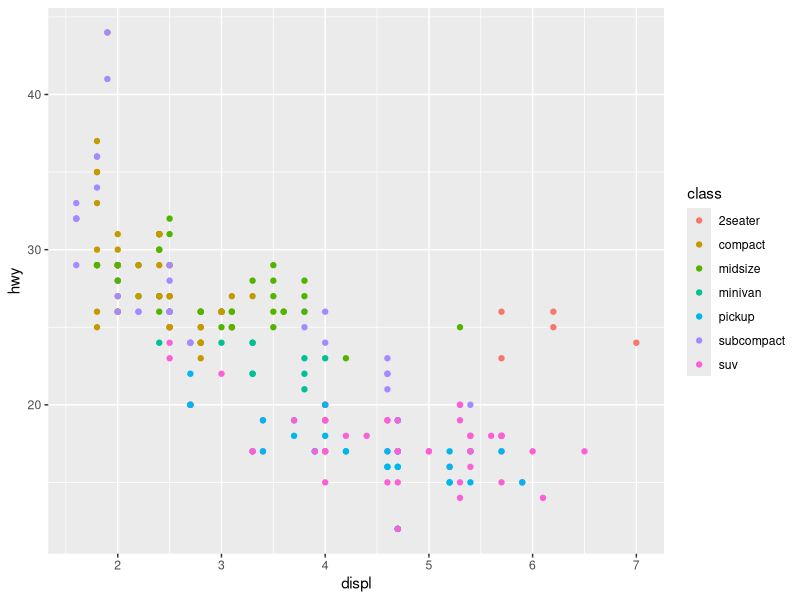
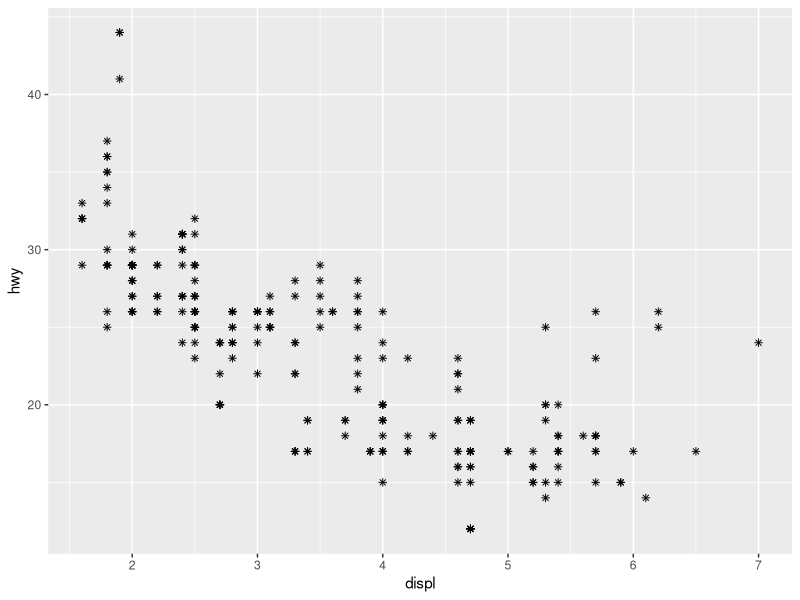
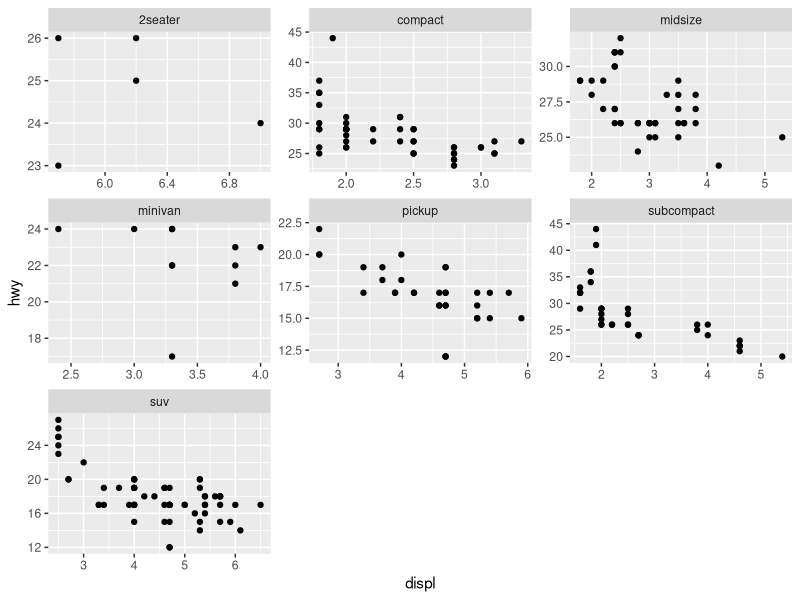
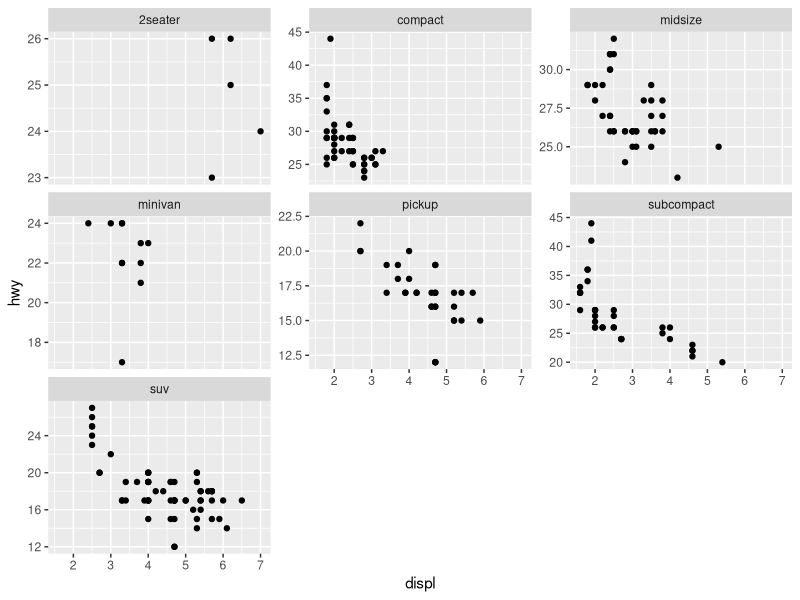
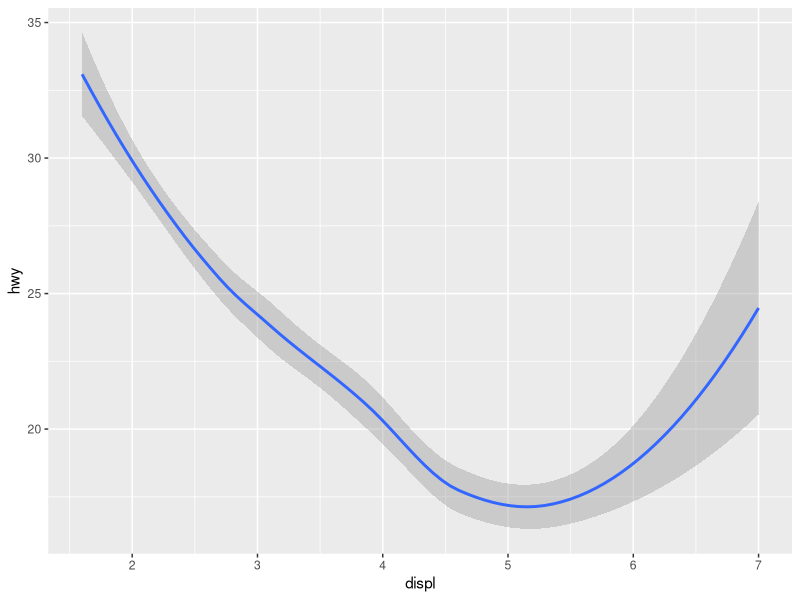
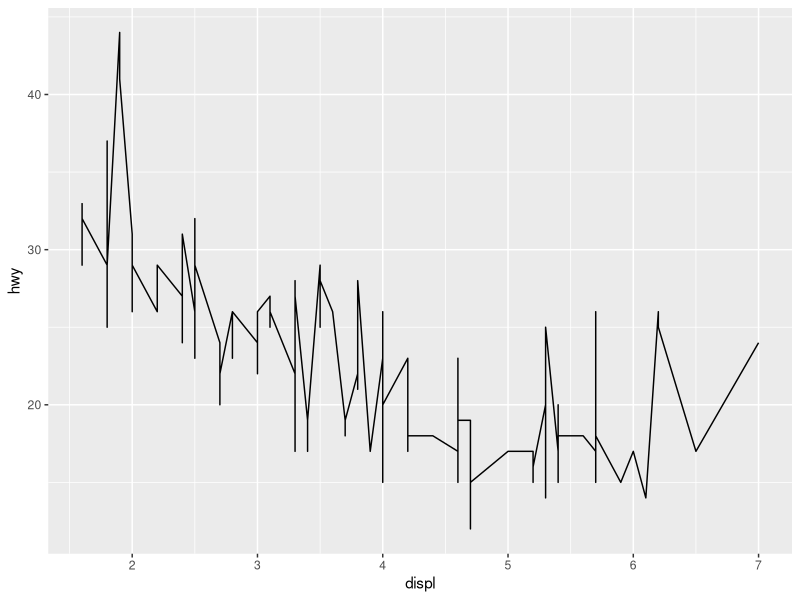
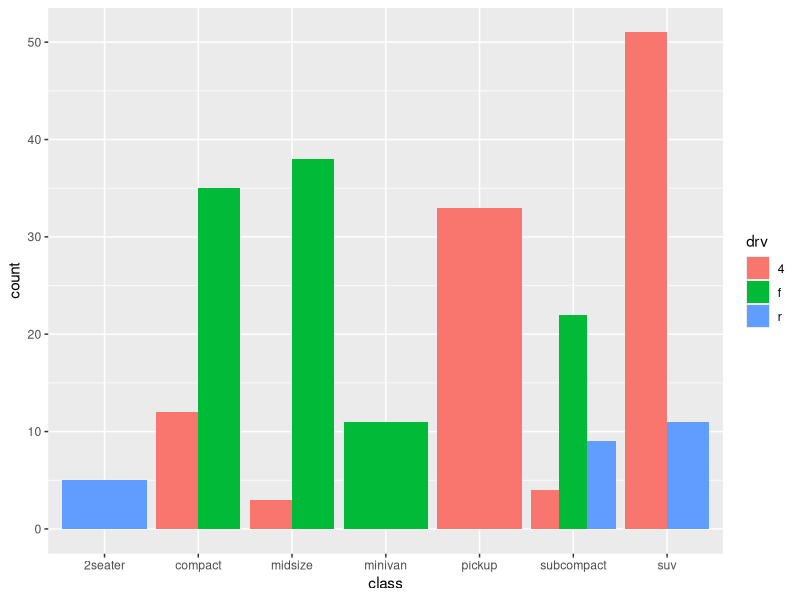
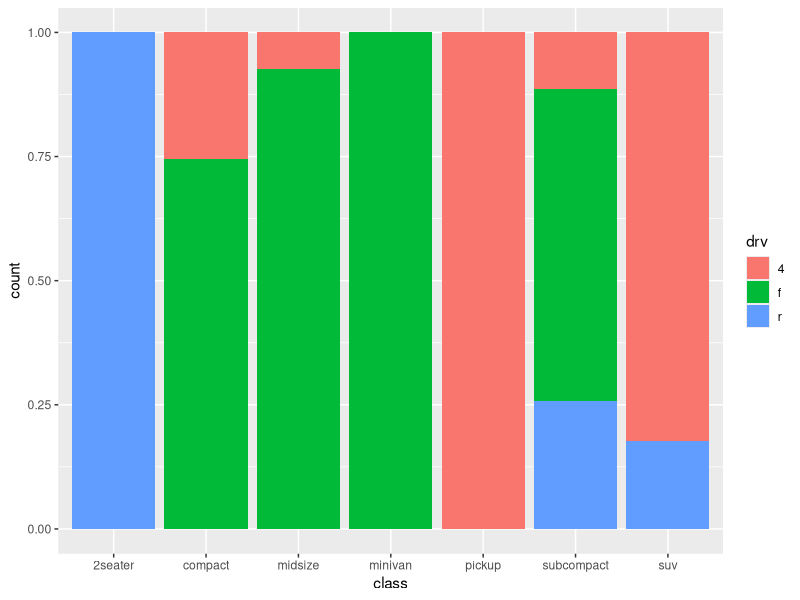

Recreate these plots in R, in order.
# Data visualisation with ggplot2

library(tidyverse)

ggplot(mpg) +
  geom_point(aes(x = displ, y = hwy,
                 colour = class))

# Manual points
ggplot(mpg) + geom_point(aes(displ, hwy), shape = 8)

# Facets with free scales, hard to compare
ggplot(mpg) +
  geom_point(aes(displ, hwy)) +
  facet_wrap(vars(class), scales = "free")

ggplot(mpg) +
  geom_point(aes(displ, hwy)) +
  facet_wrap(vars(class), scales = "free_y")

# Difference between smooth and line
ggplot(mpg) +
  geom_smooth(aes(displ, hwy))

ggplot(mpg) +
  geom_line(aes(displ, hwy))

# Bar chart positions
ggplot(mpg) +
  geom_bar(aes(class, fill = drv), position = "dodge")

ggplot(mpg) +
  geom_bar(aes(class, fill = drv), position = "fill")
  
# Jitter, not so clear
ggplot(data = mpg) +
  geom_point(mapping = aes(x = factor(cyl), y = hwy),
             position = position_jitter(height = 0))

# Jitter, more clear
ggplot(data = mpg) +
  geom_point(mapping = aes(x = factor(cyl), y = hwy, colour = factor(cyl)),
             position = position_jitter(height = 0, width = 0.2))

# Manual colours and shapes
ggplot(mpg) +
  geom_point(aes(displ, hwy, colour = drv, shape = drv)) +
  scale_colour_manual(name = "drive",
                      values = c("4" = "forestgreen",
                                 "f" = "orange",
                                 "r" = "steelblue")) +
  scale_shape_manual(values = c("4" = 3,
                                "f" = 8,
                                "r" = 2))
